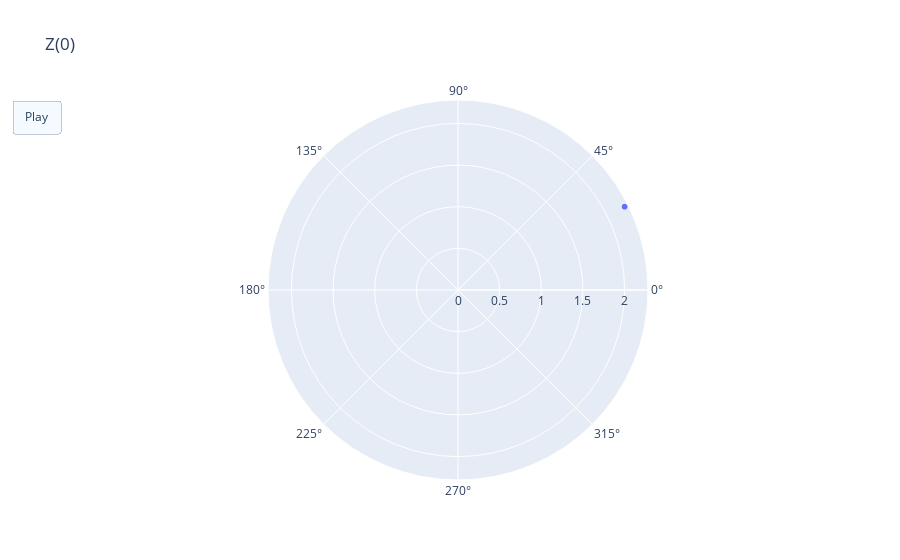

Notebook cell for this chart:
### Markdown cell above
### Q.13

### Code cell
def plot_sum(numb_1: complex, i0:complex):
    frames = []
    for n in range(1, 11):
        r_list = []
        theta_list = []
        for i in range(1, n + 1):
            polar = cmath.polar(numb_1 + n*i0)
            r_list.append(polar[0])
            theta_list.append(polar[1])
        frames.append(
            go.Frame(
                data=[
                    go.Scatterpolargl(
                        r=r_list,
                        theta=theta_list,
                        mode="markers",
                        thetaunit="radians",
                    )
                ],
                layout=go.Layout(title_text=f"Z + {i0 ** n}"),
            )
        )

    fig = go.Figure(
        data=go.Scatterpolargl(
            r=np.array(cmath.polar(numb_1)[0]),
            theta=np.array(cmath.polar(numb_1)[1]),
            mode="markers",
            thetaunit="radians",
        ),
        layout=go.Layout(
            title="Z(0)",
            updatemenus=[
                dict(
                    type="buttons",
                    buttons=[
                        dict(
                            label="Play",
                            method="animate",
                            args=[None],
                        )
                    ],
                )
            ],
        ),
        frames=frames,
    )

    fig.show()


plot_sum(complex(2, 1), complex(0, 1))

### Figure 1 — Plotly figure (JSON) as saved in the notebook; plotly's stock layout.template omitted (floating-point values rounded to 4 significant figures)
{"data": [{"mode": "markers", "r": [2.236], "theta": [0.4636], "thetaunit": "radians", "type": "scatterpolargl"}], "layout": {"title": {"text": "Z(0)"}, "updatemenus": [{"buttons": [{"args": [null], "label": "Play", "method": "animate"}], "type": "buttons"}]}}
